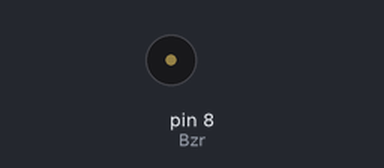
A sketch run on a simulated Arduino Uno, built with avr-gcc and run on an emulated ATmega328P. Parts: buzzer (waves = sounding).

Above: at 3.2 s.
At 7.87 s:
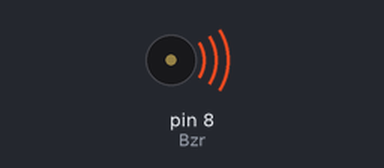
Timing chart, 0 to 8.2 s (numbered marks = the images above):
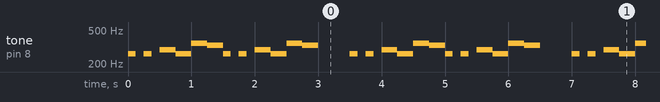

The sketch:

sketch_happybirthday.ino
```cpp
int happyb[] = {262,262,294,262,349,330,262,262,294,262,349,330 };
int durhappyb[] = {123,125,250,250,1000,1000,123,125,250,250,1000,1000};

const int Bzr = 8;

void setup() {

pinMode(Bzr,OUTPUT);

}

void loop() {
  for(int i=0;i<14;i++){
  tone(Bzr,happyb[i], durhappyb[i]);
  delay(250);
  }
}
```

Measured:
- by itself, tone on pin 8 (Bzr): repeats every 3.5 s: silent 0.13 s, 262 Hz 0.13 s, silent 0.13 s, 294 Hz 0.25 s, 262 Hz 0.25 s, 349 Hz 0.25 s, 330 Hz 0.25 s, 262 Hz 0.12 s, silent 0.13 s, 262 Hz 0.13 s, silent 0.13 s, 294 Hz 0.25 s, 262 Hz 0.25 s, 349 Hz 0.25 s, 330 Hz 0.25 s, silent 0.50 s, 262 Hz 0.12 s
